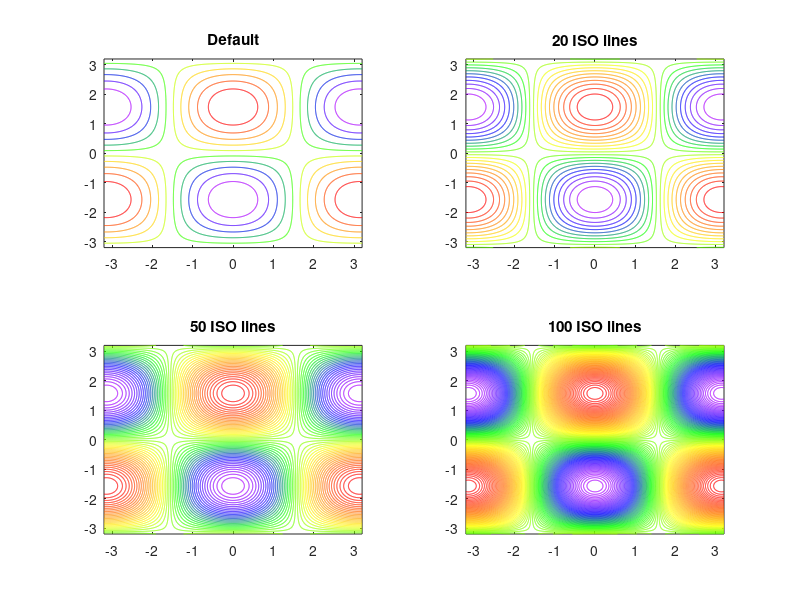
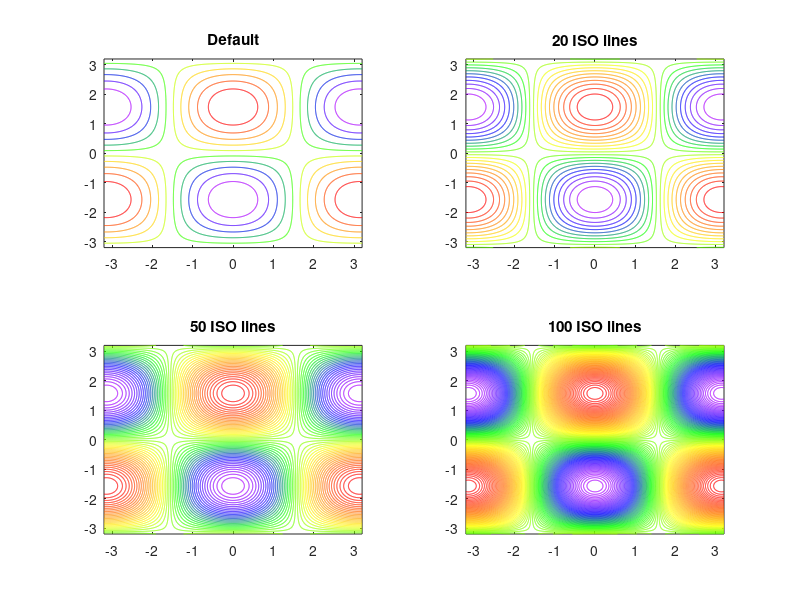

Recreate these plots in MATLAB, in order.
%This script draws heatmap using imagesc.
%Heatmap function is not yet implemented in Octave.

clear all;
close all;
clc;
x = linspace(-3.2,3.2,1000); % 1-by-100
y = linspace(3.2,-3.2,1000); % 1-by-100
z = sin (x)' * cos(y); % 100-by-100
fig = figure();
colormap("rainbow");
subplot(2,2,1);
contour(x,y,z);
title("Default");
subplot(2,2,2);
contour(x,y,z,20);
title("20 ISO lines");
subplot(2,2,3);
contour(x,y,z, 50);
title("50 ISO lines");
subplot(2,2,4);
contour(x,y,z,100);
title("100 ISO lines");

saveas(fig, 'contourplot.png');
savefig (fig, 'contourplot.fig', "compact");